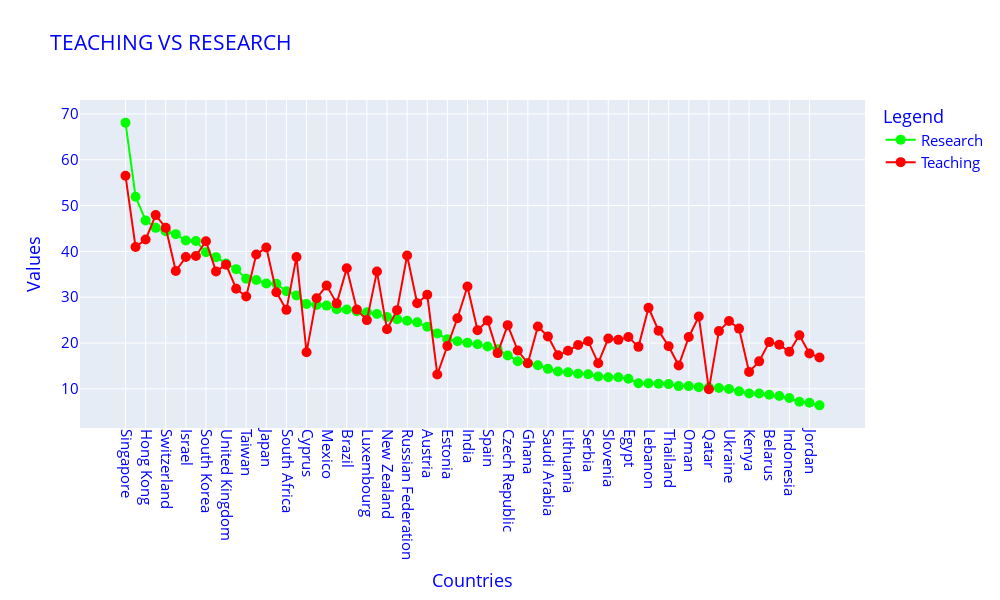

The cell this chart's notebook holds for it:
### Code cell
combined_df = pd.merge(research_df, teaching_df, on="country")

fig = go.Figure()

fig.add_trace(go.Scatter(
    x=combined_df["country"], 
    y=combined_df["research"],
    mode="markers+lines",
    name="Research",
    marker=dict(color="lime", size=10),
    line=dict(color="lime", width=2)
))

fig.add_trace(go.Scatter(
    x=combined_df["country"], 
    y=combined_df["teaching"],
    mode="markers+lines",
    name="Teaching",
    marker=dict(color="red", size=10),
    line=dict(color="red", width=2)
))

fig.update_layout(
    title="TEACHING VS RESEARCH",
    xaxis_title="Countries",
    yaxis_title="Values",
    xaxis=dict(tickangle=90),
    legend_title="Legend",
    font=dict(size=15, color="blue"),
    width=1000,
    height=600
)

fig.show()

### Figure 1 — Plotly figure (JSON) as saved in the notebook; plotly's stock layout.template omitted (floating-point values rounded to 4 significant figures)
{"data": [{"line": {"color": "lime", "width": 2}, "marker": {"color": "lime", "size": 10}, "mode": "markers+lines", "name": "Research", "type": "scatter", "x": ["Singapore", "Netherlands", "Hong Kong", "United States of America", "Switzerland", "Sweden", "Israel", "Canada", "South Korea", "Belgium", "United Kingdom", "Australia", "Taiwan", "Germany", "Japan", "Denmark", "South Africa", "China", "Cyprus", "Norway", "Mexico", "Finland", "Brazil", "Iran", "Luxembourg", "France", "New Zealand", "Turkey", "Russian Federation", "Republic of Ireland", "Austria", "Iceland", "Estonia", "Italy", "India", "Portugal", "Spain", "Macau", "Czech Republic", "Greece", "Ghana", "Malaysia", "Saudi Arabia", "Colombia", "Lithuania", "Chile", "Serbia", "United Arab Emirates", "Slovenia", "Poland", "Egypt", "Hungary", "Lebanon", "Nigeria", "Thailand", "Uganda", "Oman", "Romania", "Qatar", "Latvia", "Ukraine", "Slovakia", "Kenya", "Argentina", "Belarus", "Pakistan", "Indonesia", "Bangladesh", "Jordan", "Morocco"], "y": [68.09, 51.93, 46.76, 45.14, 44.4, 43.76, 42.36, 42.27, 39.83, 38.74, 37.36, 36.12, 34.05, 33.75, 32.99, 32.93, 31.29, 30.39, 28.5, 28.31, 28.17, 27.38, 27.31, 26.96, 26.7, 26.35, 25.67, 25.21, 24.86, 24.51, 23.54, 22.1, 20.84, 20.38, 20.04, 19.73, 19.24, 18.65, 17.27, 16.04, 15.6, 15.14, 14.37, 13.78, 13.6, 13.3, 13.2, 12.7, 12.55, 12.52, 12.2, 11.22, 11.2, 11.1, 11.04, 10.6, 10.6, 10.38, 10.3, 10.2, 9.95, 9.45, 9, 9, 8.7, 8.45, 8, 7.2, 6.95, 6.4]}, {"line": {"color": "red", "width": 2}, "marker": {"color": "red", "size": 10}, "mode": "markers+lines", "name": "Teaching", "type": "scatter", "x": ["Singapore", "Netherlands", "Hong Kong", "United States of America", "Switzerland", "Sweden", "Israel", "Canada", "South Korea", "Belgium", "United Kingdom", "Australia", "Taiwan", "Germany", "Japan", "Denmark", "South Africa", "China", "Cyprus", "Norway", "Mexico", "Finland", "Brazil", "Iran", "Luxembourg", "France", "New Zealand", "Turkey", "Russian Federation", "Republic of Ireland", "Austria", "Iceland", "Estonia", "Italy", "India", "Portugal", "Spain", "Macau", "Czech Republic", "Greece", "Ghana", "Malaysia", "Saudi Arabia", "Colombia", "Lithuania", "Chile", "Serbia", "United Arab Emirates", "Slovenia", "Poland", "Egypt", "Hungary", "Lebanon", "Nigeria", "Thailand", "Uganda", "Oman", "Romania", "Qatar", "Latvia", "Ukraine", "Slovakia", "Kenya", "Argentina", "Belarus", "Pakistan", "Indonesia", "Bangladesh", "Jordan", "Morocco"], "y": [56.5, 40.97, 42.58, 47.92, 45.17, 35.72, 38.76, 39.01, 42.22, 35.63, 37.11, 31.85, 30.16, 39.3, 40.84, 31.08, 27.23, 38.79, 18, 29.79, 32.53, 28.65, 36.31, 27.3, 25, 35.59, 23.0, 27.18, 39.11, 28.67, 30.54, 13.14, 19.36, 25.4, 32.33, 22.78, 24.89, 17.8, 23.9, 18.35, 15.6, 23.6, 21.43, 17.32, 18.3, 19.56, 20.4, 15.6, 21, 20.69, 21.3, 19.17, 27.7, 22.7, 19.28, 15.1, 21.3, 25.8, 9.9, 22.6, 24.8, 23.15, 13.7, 16, 20.2, 19.65, 18.1, 21.7, 17.7, 16.85]}], "layout": {"font": {"color": "blue", "size": 15}, "height": 600, "legend": {"title": {"text": "Legend"}}, "title": {"text": "TEACHING VS RESEARCH"}, "width": 1000, "xaxis": {"tickangle": 90, "title": {"text": "Countries"}}, "yaxis": {"title": {"text": "Values"}}}}
